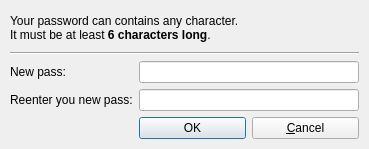
<ui version="4.0" >
 <author></author>
 <comment></comment>
 <exportmacro></exportmacro>
 <class>RzxChangePassUI</class>
 <widget class="QDialog" name="RzxChangePassUI" >
  <property name="geometry" >
   <rect>
    <x>0</x>
    <y>0</y>
    <width>369</width>
    <height>149</height>
   </rect>
  </property>
  <property name="windowTitle" >
   <string>Change your pass</string>
  </property>
  <layout class="QGridLayout" >
   <property name="margin" >
    <number>10</number>
   </property>
   <property name="spacing" >
    <number>6</number>
   </property>
   <item row="0" column="0" colspan="3" >
    <widget class="QLabel" name="textLabel1" >
     <property name="text" >
      <string>Your password can contains any character.&lt;br>
It must be at least&lt;b> 6 characters long&lt;/b>.</string>
     </property>
     <property name="textFormat" >
      <enum>Qt::RichText</enum>
     </property>
    </widget>
   </item>
   <item row="1" column="0" colspan="3" >
    <widget class="Line" name="line2" >
     <property name="frameShape" >
      <enum>QFrame::HLine</enum>
     </property>
     <property name="frameShadow" >
      <enum>QFrame::Sunken</enum>
     </property>
     <property name="orientation" >
      <enum>Qt::Horizontal</enum>
     </property>
    </widget>
   </item>
   <item row="3" column="0" >
    <widget class="QLabel" name="textLabel5" >
     <property name="text" >
      <string>Reenter you new pass:</string>
     </property>
    </widget>
   </item>
   <item row="2" column="1" colspan="2" >
    <widget class="QLineEdit" name="leNewPass" >
     <property name="echoMode" >
      <enum>QLineEdit::Password</enum>
     </property>
    </widget>
   </item>
   <item row="4" column="1" >
    <widget class="QPushButton" name="btnOK" >
     <property name="text" >
      <string>OK</string>
     </property>
     <property name="shortcut" >
      <string>Return</string>
     </property>
     <property name="default" >
      <bool>true</bool>
     </property>
    </widget>
   </item>
   <item row="4" column="2" >
    <widget class="QPushButton" name="btnCancel" >
     <property name="text" >
      <string>&amp;Cancel</string>
     </property>
     <property name="shortcut" >
      <string>⌥C</string>
     </property>
    </widget>
   </item>
   <item row="3" column="1" colspan="2" >
    <widget class="QLineEdit" name="leReenterNewPass" >
     <property name="echoMode" >
      <enum>QLineEdit::Password</enum>
     </property>
    </widget>
   </item>
   <item row="2" column="0" >
    <widget class="QLabel" name="textLabel4" >
     <property name="text" >
      <string>New pass:</string>
     </property>
    </widget>
   </item>
  </layout>
 </widget>
 <layoutdefault spacing="6" margin="11" />
 <pixmapfunction>qPixmapFromMimeSource</pixmapfunction>
 <resources/>
 <connections/>
</ui>
